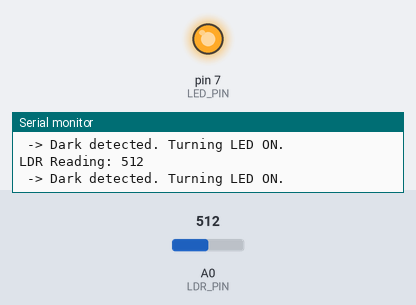
The sketch below on a simulated Arduino Uno, built with avr-gcc and run on an emulated ATmega328P. Parts: output pins drawn as LEDs (lit = HIGH), the last lines printed to the serial monitor. The test bench sets the inputs (shaded band); at power-on: A0 (LDR_PIN) = 512.

Above: at 1.2 s.
1.3 s: A0 (LDR_PIN) set to 489
At 1.9 s:
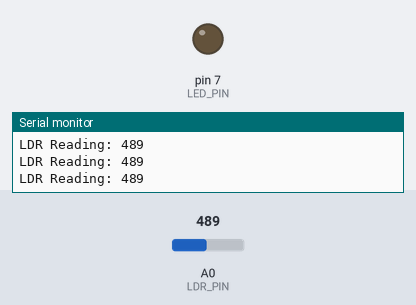
2.8 s: A0 (LDR_PIN) set to 510
At 3.6 s:
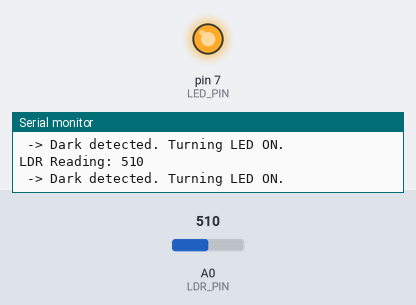
5.8 s: A0 (LDR_PIN) set to 490
At 6.9 s:
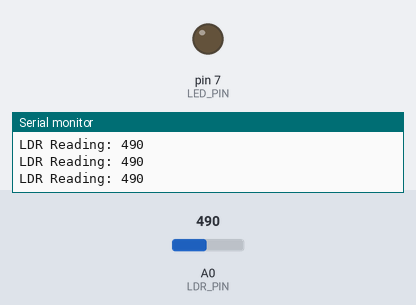
Timing chart, 0 to 8.8 s (numbered marks = the images above; inputs shaded):
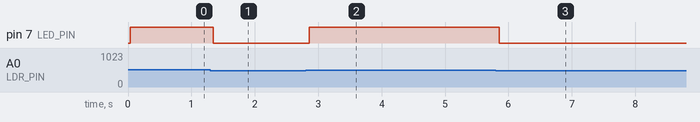

The sketch:

Code-1-LED.ino
```cpp
/*
  Acoustic Energy Harvester - DIRECT LED DRIVE (No Relay)

  Description:
  This code reads the LDR sensor and directly powers a small LED
  connected to Digital Pin 7. The relay module and external battery
  are NOT used in this version.
*/

// --- Constants ---
// Pin connected to the LDR's voltage divider circuit.
const int LDR_PIN = A0;

// Pin that will now DIRECTLY power the LED.
const int LED_PIN = 7;

// --- Threshold ---
// If the reading from the LDR is GREATER than this, it is considered dark.
// Adjust this value after testing with the Serial Monitor.
const int DARKNESS_THRESHOLD = 500;


void setup() {
  Serial.begin(9600);

  // Configure the LED pin as an OUTPUT.
  pinMode(LED_PIN, OUTPUT);

  // Start with the LED off.
  digitalWrite(LED_PIN, LOW);

  Serial.println("System Initialized for Direct LED Drive.");
}


void loop() {
  // Read the current light level.
  int ldrValue = analogRead(LDR_PIN);

  // (For Debugging) Print the reading.
  Serial.print("LDR Reading: ");
  Serial.println(ldrValue);

  // Check if it is dark.
  if (ldrValue > DARKNESS_THRESHOLD) {
    // It's dark, so turn the LED ON.
    Serial.println(" -> Dark detected. Turning LED ON.");
    digitalWrite(LED_PIN, HIGH);
  }
  else {
   digitalWrite(LED_PIN, LOW);
  }
}
```

Measured:
- the behaviour switches between 501 and 500 on A0 (LDR_PIN) (found by bisection; images 0 and 1)
- after the input at 1.3 s, pin 7 (LED_PIN): HIGH → LOW at once
- after the input at 2.8 s, pin 7 (LED_PIN): LOW → HIGH after 0.06 s
- after the input at 5.8 s, pin 7 (LED_PIN): HIGH → LOW after 0.05 s
